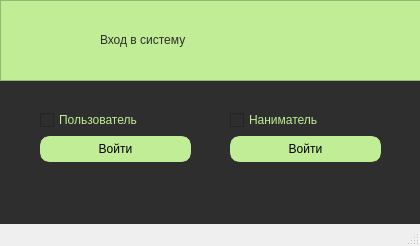
<?xml version="1.0" encoding="UTF-8"?>
<ui version="4.0">
 <class>MainWindow</class>
 <widget class="QMainWindow" name="MainWindow">
  <property name="geometry">
   <rect>
    <x>0</x>
    <y>0</y>
    <width>420</width>
    <height>246</height>
   </rect>
  </property>
  <property name="windowTitle">
   <string>MainWindow</string>
  </property>
  <widget class="QWidget" name="centralwidget">
   <property name="styleSheet">
    <string notr="true">background: #2E2E2E</string>
   </property>
   <widget class="QWidget" name="formLayoutWidget">
    <property name="geometry">
     <rect>
      <x>40</x>
      <y>110</y>
      <width>151</width>
      <height>61</height>
     </rect>
    </property>
    <layout class="QFormLayout" name="formLayout_3">
     <item row="1" column="0" colspan="2">
      <widget class="QPushButton" name="entry_to_user_list">
       <property name="styleSheet">
        <string notr="true">border-radius: 10px;
border: 6px solid #C0ED95;
background: #C0ED95</string>
       </property>
       <property name="text">
        <string>Войти</string>
       </property>
      </widget>
     </item>
     <item row="0" column="0" colspan="2">
      <widget class="QCheckBox" name="user_entry">
       <property name="styleSheet">
        <string notr="true">font: 10pt &quot;Fulbo Argenta&quot;;
color: #C0ED95</string>
       </property>
       <property name="text">
        <string>Пользователь</string>
       </property>
      </widget>
     </item>
    </layout>
   </widget>
   <widget class="QFrame" name="frame">
    <property name="geometry">
     <rect>
      <x>0</x>
      <y>0</y>
      <width>421</width>
      <height>81</height>
     </rect>
    </property>
    <property name="styleSheet">
     <string notr="true">background: #C0ED95</string>
    </property>
    <property name="frameShape">
     <enum>QFrame::StyledPanel</enum>
    </property>
    <property name="frameShadow">
     <enum>QFrame::Raised</enum>
    </property>
    <widget class="QLabel" name="label">
     <property name="geometry">
      <rect>
       <x>100</x>
       <y>30</y>
       <width>231</width>
       <height>20</height>
      </rect>
     </property>
     <property name="styleSheet">
      <string notr="true">font: 20pt &quot;Fulbo Argenta&quot;;
color: #2E2E2E</string>
     </property>
     <property name="text">
      <string>Вход в систему</string>
     </property>
    </widget>
   </widget>
   <widget class="QWidget" name="formLayoutWidget_2">
    <property name="geometry">
     <rect>
      <x>230</x>
      <y>110</y>
      <width>151</width>
      <height>61</height>
     </rect>
    </property>
    <layout class="QFormLayout" name="formLayout_4">
     <item row="1" column="0" colspan="2">
      <widget class="QPushButton" name="entry_to_admin_list">
       <property name="styleSheet">
        <string notr="true">border-radius: 10px;
border: 6px solid #C0ED95;
background: #C0ED95</string>
       </property>
       <property name="text">
        <string>Войти</string>
       </property>
      </widget>
     </item>
     <item row="0" column="0" colspan="2">
      <widget class="QCheckBox" name="admin_entry">
       <property name="styleSheet">
        <string notr="true">font: 10pt &quot;Fulbo Argenta&quot;;
color: #C0ED95</string>
       </property>
       <property name="text">
        <string>Наниматель</string>
       </property>
      </widget>
     </item>
    </layout>
   </widget>
  </widget>
  <widget class="QMenuBar" name="menubar">
   <property name="geometry">
    <rect>
     <x>0</x>
     <y>0</y>
     <width>420</width>
     <height>21</height>
    </rect>
   </property>
  </widget>
  <widget class="QStatusBar" name="statusbar"/>
 </widget>
 <resources/>
 <connections/>
</ui>
